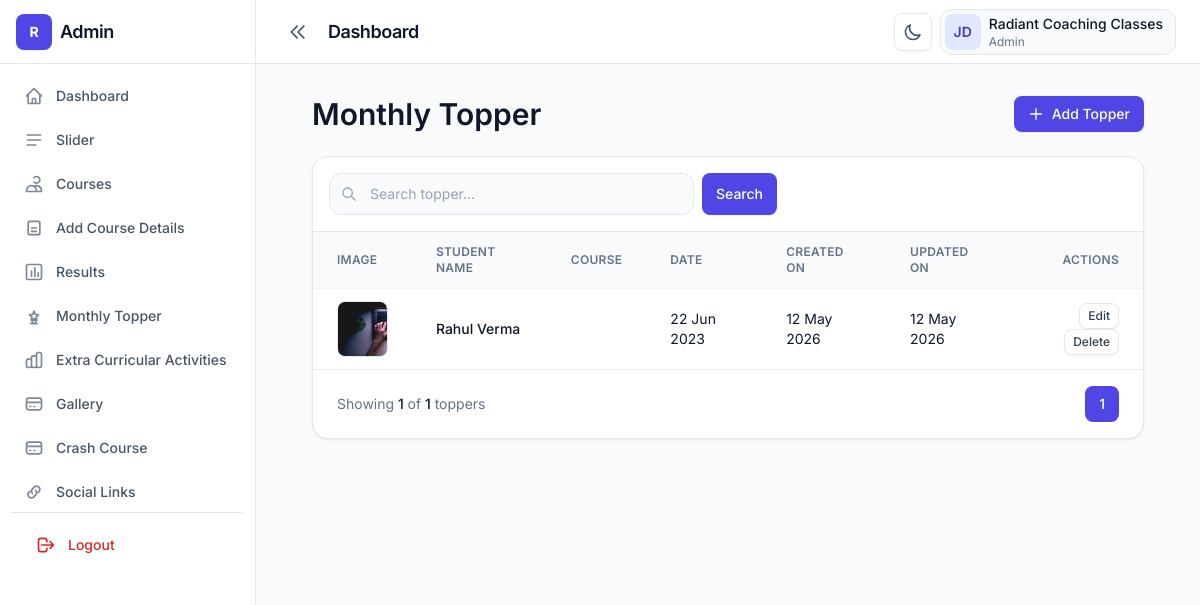
The page /monthly-topper.php (signed in) on the database its author committed.
### tables this page shows
CREATE TABLE IF NOT EXISTS `monthly_toppers` (
  `id` int NOT NULL AUTO_INCREMENT,
  `student_name` varchar(255) NOT NULL,
  `course_name` varchar(255) NOT NULL,
  `description` text,
  `created_at` date DEFAULT NULL,
  `updated_at` date DEFAULT NULL,
  `image` varchar(255) DEFAULT NULL,
  `topper_date` date DEFAULT NULL,
  PRIMARY KEY (`id`)
);

### src/monthly-topper.php (the view, shortened to what this page needs)
<?php
include('../conn.php');
$search = $_GET['search'] ?? '';
$page = isset($_GET['page'])
    ? (int)$_GET['page']
    : 1;
$limit = 5;
$offset = ($page - 1) * $limit;
$query = "
SELECT *
FROM monthly_toppers
WHERE 1
";
$params = [];
$countQuery = "
SELECT COUNT(*) as total
FROM monthly_toppers
WHERE 1
";
$countStmt = $conn->prepare($countQuery);
$countStmt->execute($params);
$totalRecords =
$countStmt->fetch(PDO::FETCH_ASSOC)['total'];
$totalPages =
ceil($totalRecords / $limit);
$query .= "
ORDER BY id DESC
LIMIT $limit OFFSET $offset
";
$stmt = $conn->prepare($query);
$stmt->execute($params);
$toppers = $stmt->fetchAll(PDO::FETCH_ASSOC);
?>
<!DOCTYPE html>
<html lang="en" class="h-full">
<head>
    <link rel="stylesheet"
        href="../dist/css/output.css" />
</head>
<body class="h-full bg-slate-50 text-slate-900 dark:bg-slate-950 dark:text-slate-100">
    <div class="flex min-h-full">
        <?php include('sidebar.php'); ?>
        <div class="flex min-h-screen flex-1 flex-col lg:min-h-0">
            <?php include('header.php'); ?>
            <main class="flex-1 overflow-auto p-4 lg:p-8">
                <div class="container">
                    <div class="mb-6 flex flex-col gap-4 sm:flex-row sm:flex-wrap sm:items-center sm:justify-between">
                        <div class="min-w-0 flex-1">
                            <h2 class="text-display-sm text-slate-900 dark:text-white">
                                Monthly Topper
                            </h2>
                        </div>
                        <button
                            type="button"
                            onclick="window.location.href='add-topper.php'"
                            class="btn btn-primary shrink-0">
                            <svg class="h-4 w-4"
                                fill="none"
                                stroke="currentColor"
                                viewBox="0 0 24 24">
                                <path
                                    stroke-linecap="round"
                                    stroke-linejoin="round"
                                    stroke-width="2"
                                    d="M12 4v16m8-8H4" />
                            </svg>
                            Add Topper
                        </button>
                    </div>
                    <div class="rounded-2xl border border-slate-200 bg-white shadow-card dark:border-slate-800 dark:bg-slate-900">
                        <div class="flex flex-col gap-4 border-b border-slate-200 p-4 dark:border-slate-800 lg:flex-row lg:items-center lg:justify-between">
                            <form method="GET"
                                class="flex w-full max-w-md gap-2">
                                <div class="relative flex-1">
                                    <input
                                        type="search"
                                        name="search"
                                        value="<?php echo $search; ?>"
                                        placeholder="Search topper..."
                                        class="w-full rounded-xl border border-slate-200 bg-slate-50 py-2.5 pl-10 pr-4 text-sm outline-none ring-brand-500/30 placeholder:text-slate-400 focus:border-brand-300 focus:bg-white focus:ring-4 dark:border-slate-700 dark:bg-slate-950 dark:focus:bg-slate-950" />
                                </div>
                                <button
                                    type="submit"
                                    class="btn btn-primary">
                                    Search
                                </button>
                            </form>
                        </div>
                        <div class="overflow-x-auto">
                            <table class="w-full min-w-[900px] text-left text-sm">
                                <thead class="border-b border-slate-100 bg-slate-50 text-xs uppercase tracking-wide text-slate-500 dark:border-slate-800 dark:bg-slate-900/80 dark:text-slate-400">
                                    <tr>
                                        <th class="px-4 py-3 font-semibold lg:px-6">
                                            Image
                                        </th>
                                        <th class="px-4 py-3 font-semibold lg:px-6">
                                            Student Name
                                        </th>
                                        <th class="px-4 py-3 font-semibold lg:px-6">
                                            Course
                                        </th>
                                        <th class="px-4 py-3 font-semibold lg:px-6">
                                            Date
                                        </th>
                                        <th class="px-4 py-3 font-semibold lg:px-6">
                                            Created On
                                        </th>
                                        <th class="px-4 py-3 font-semibold lg:px-6">
                                            Updated On
                                        </th>
                                        <th class="px-4 py-3 text-right font-semibold lg:px-6">
                                            Actions
                                        </th>
                                    </tr>
                                </thead>
                                <tbody>
                                    <?php if(count($toppers) > 0){ ?>
                                        <?php foreach($toppers as $topper){ ?>
                                            <tr class="hover:bg-slate-50 dark:hover:bg-slate-800/40">
                                                <td class="px-4 py-3 lg:px-6">
                                                    <?php if($topper['image']){ ?>
                                                        <img
                                                            src="uploads/monthly-toppers/<?php echo $topper['image']; ?>"
                                                            class="h-14 w-14 rounded-lg border border-slate-200 object-cover dark:border-slate-700" />
                                                    <?php } ?>
                                                </td>
                                                <td class="px-4 py-3 lg:px-6">
                                                    <div class="font-medium">
                                                        <?php echo $topper['student_name']; ?>
                                                    </div>
                                                </td>
                                                <td class="px-4 py-3 lg:px-6">
                                                </td>
                                                <td class="px-4 py-3 lg:px-6">
    <?php
    echo date(
        'd M Y',
        strtotime($topper['topper_date'])
    );
    ?>
</td>
                                                <td class="px-4 py-3 lg:px-6">
                                                    <?php
                                                    echo date(
                                                        'd M Y',
                                                        strtotime($topper['created_at'])
                                                    );
                                                    ?>
                                                </td>
                                                <td class="px-4 py-3 lg:px-6">
                                                    <?php
                                                    echo date(
                                                        'd M Y',
                                                        strtotime($topper['updated_at'])
                                                    );
                                                    ?>
                                                </td>
                                                <td class="px-4 py-3 text-right lg:px-6">
                                                    <a
                                                        href="edit-topper.php?id=<?php echo $topper['id']; ?>"
                                                        class="btn btn-secondary px-2 py-1 text-xs">
                                                        Edit
                                                    </a>
                                                    <a
                                                        href="delete-topper.php?id=<?php echo $topper['id']; ?>"
                                                        onclick="return confirm('Delete this topper?')"
                                                        class="btn btn-secondary px-2 py-1 text-xs">
                                                        Delete
                                                    </a>
                                                </td>
                                            </tr>
                                        <?php } ?>
                                    <?php } ?>
                                </tbody>
                            </table>
                        </div>
                        <div class="flex flex-col items-center justify-between gap-4 border-t border-slate-200 px-4 py-4 dark:border-slate-800 sm:flex-row lg:px-6">
                            <p class="text-sm text-slate-500 dark:text-slate-400">
                                Showing
                                <span class="font-medium text-slate-900 dark:text-white">
                                    <?php echo count($toppers); ?>
                                </span>
                                of
                                <span class="font-medium text-slate-900 dark:text-white">
                                    <?php echo $totalRecords; ?>
                                </span>
                                toppers
                            </p>
                            <div class="flex items-center gap-2">
                                <?php for($i = 1; $i <= $totalPages; $i++){ ?>
                                    <a
                                        href="?page=<?php echo $i; ?>&search=<?php echo $search; ?>"
                                        class="
                                        rounded-lg px-3.5 py-2 text-sm font-medium
                                        <?php
                                        if($page == $i){
                                            echo '
                                            bg-brand-600
                                            text-white
                                            ';
                                        }
                                        ?>
                                        ">
                                        <?php echo $i; ?>
                                    </a>
                                <?php } ?>
                            </div>
                        </div>
                    </div>
                </div>
            </main>
        </div>
    </div>
</body>
</html>

### rows shown on the page
monthly_toppers: image (picture), student_name "Rahul Verma", topper_date "22 Jun 2023", created_at "12 May 2026", updated_at "12 May 2026"

### other values the page prints
count($toppers) "1"
$totalRecords "1"
